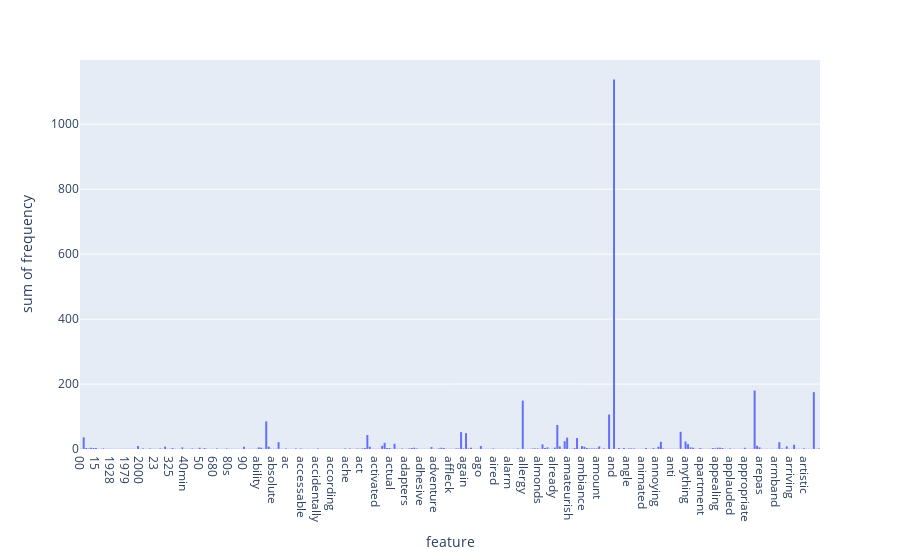

Source (notebook cell):
### Code cell
# first 300 features' frequency in order
import plotly.express as px

# note this takes time to compute. You may want to reduce the amount of terms you want to compute frequencies for
term_frequencies = []
for j in range(0,df_dataset_counts.shape[1]):
    term_frequencies.append(int(sum(df_dataset_counts[:,j].toarray()))) # use "toarray()" method to speed up calculation

df = {'feature': count_vect.get_feature_names_out()[:300], 'frequency': term_frequencies[:300]} 
px.histogram(df, x="feature", y="frequency")

### Figure 1 — Plotly figure (JSON) as saved in the notebook; plotly's stock layout.template omitted (floating-point values rounded to 4 significant figures; data arrays with more than 128 entries replaced by an {"elided": "..."} marker saying what was removed)
{"data": [{"alignmentgroup": "True", "bingroup": "x", "histfunc": "sum", "hovertemplate": "feature=%{x}<br>sum of frequency=%{y}<extra></extra>", "legendgroup": "", "marker": {"color": "#636efa", "pattern": {"shape": ""}}, "name": "", "offsetgroup": "", "orientation": "v", "showlegend": false, "type": "histogram", "x": {"elided": "300 str values"}, "xaxis": "x", "y": {"elided": "300 int values"}, "yaxis": "y"}], "layout": {"barmode": "relative", "legend": {"tracegroupgap": 0}, "margin": {"t": 60}, "xaxis": {"anchor": "y", "domain": [0, 1], "title": {"text": "feature"}}, "yaxis": {"anchor": "x", "domain": [0, 1], "title": {"text": "sum of frequency"}}}}
